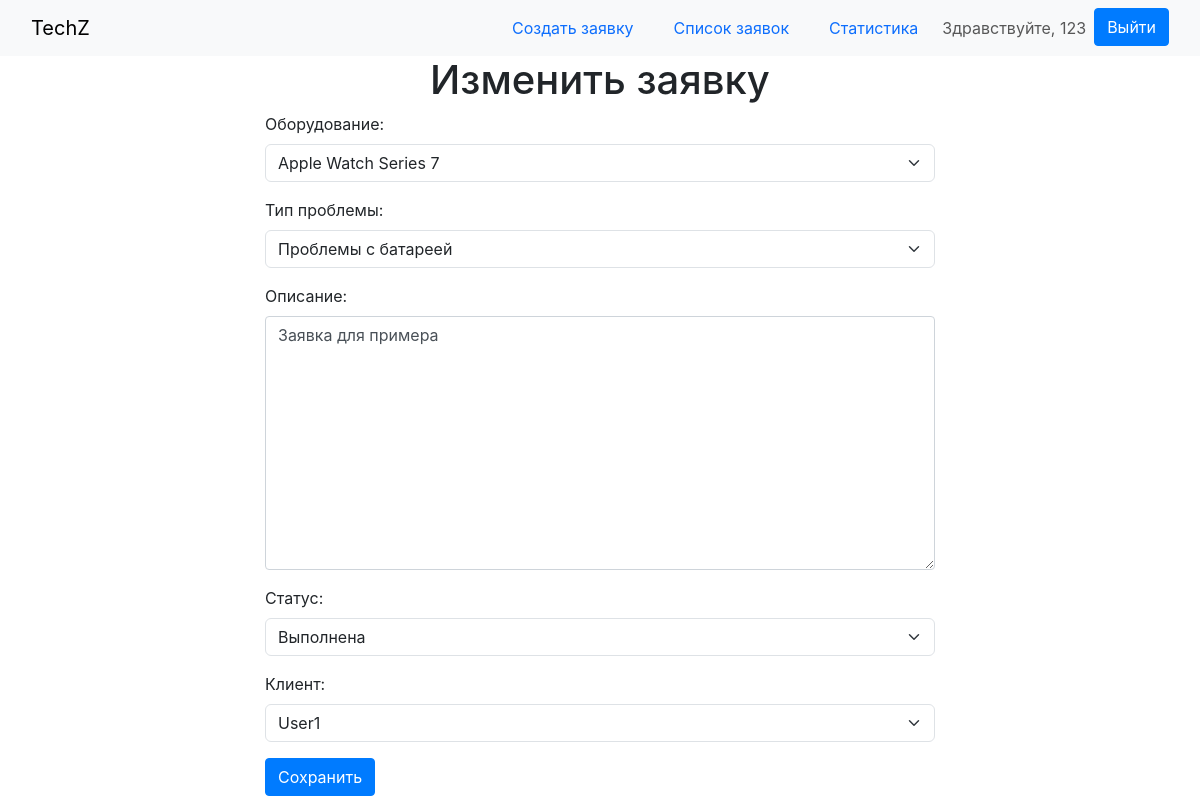
The page /tech/requests/17/edit (signed in) on the database its author committed.
### tech/models.py (models this page shows, shortened)
class Request(models.Model):
    number = models.AutoField(primary_key=True, verbose_name='Номер заявки')
    date_added = models.DateField(auto_now_add=True, verbose_name='Дата добавления')
    equipment = models.ForeignKey(Equipment, on_delete=models.CASCADE, verbose_name='Оборудование')
    issue_type = models.ForeignKey(IssueType, on_delete=models.CASCADE, verbose_name='Тип проблемы')
    description = models.TextField(verbose_name='Описание')
    client = models.ForeignKey(UserProfile, limit_choices_to={'role': 'user', 'user__is_staff': False},
                               on_delete=models.CASCADE, verbose_name='Клиент')
    status_choices = [
        ('pending', 'В ожидании'),
        ('in_progress', 'В работе'),
        ('completed', 'Выполнена'),
    ]
    status = models.CharField(max_length=20, choices=status_choices, default='pending', verbose_name='Статус')
    date_closed = models.DateField(null=True, blank=True, verbose_name='Дата закрытия')
    class Meta:
        verbose_name = 'Заявка'
        verbose_name_plural = 'Заявки'

### tech/views.py (the view)
# urls.py: path('requests/<int:pk>/edit', views.edit_request, name='edit_request'),
@login_required(login_url='login')
@user_passes_test(is_admin, login_url='login')
def edit_request(request, pk):
    request_obj = get_object_or_404(Request, pk=pk)
    if request.method == 'POST':
        form = RequestForm(request.POST, instance=request_obj)
        if form.is_valid():
            form.instance.client = form.cleaned_data.get('client')
            form.save()
            return redirect('request_detail', pk=pk)
    else:
        form = RequestForm(instance=request_obj)
        form.fields['client'].initial = request_obj.client
    return render(request, 'edit_request.html', {'form': form, 'request_obj': request_obj})

### tech/forms.py
class RequestForm(forms.ModelForm):
    equipment = forms.ModelChoiceField(
        queryset=Equipment.objects.all(),
        label='Оборудование:',
        widget=forms.Select(attrs={'class': 'form-select'})
    )
    issue_type = forms.ModelChoiceField(
        queryset=IssueType.objects.all(),
        label='Тип проблемы:',
        widget=forms.Select(attrs={'class': 'form-select'})
    )
    description = forms.CharField(
        widget=forms.Textarea(attrs={'class': 'form-control'}),
        label='Описание:'
    )
    status = forms.ChoiceField(
        choices=Request.status_choices,
        label='Статус:',
        widget=forms.Select(attrs={'class': 'form-select'})
    )
    client = forms.ModelChoiceField(
        queryset=UserProfile.objects.filter(role='user'),
        label='Клиент:',
        widget=forms.Select(attrs={'class': 'form-select'})
    )
    class Meta:
        model = Request
        fields = ['equipment', 'issue_type', 'description', 'status']

### tech/models.py (called while the page is built)
    def __str__(self):
        return self.user.username

    def __str__(self):
        return self.name

    def __str__(self):
        return self.name

### tech/views.py (called while the page is built)
def is_admin(user):
    return user.is_authenticated and user.userprofile.role == 'admin'

### templates/edit_request.html (shortened to what this page needs)
{% extends 'base.html' %}
{% block content %}
    <h1 class="text-center">Изменить заявку</h1>
    <form method="post" class="form">
        {{ form.as_p }}
        <button type="submit" class="btn btn-primary">Сохранить</button>
    </form>
{% endblock %}

### templates/base.html (shortened to what this page needs)
<!DOCTYPE html>
<html lang="en">
<head>
    {% load bootstrap5 %}
    {% bootstrap_css %}
    <link rel="stylesheet" href="https://stackpath.bootstrapcdn.com/bootstrap/4.3.1/css/bootstrap.min.css"
>
</head>
<body>
<nav class="navbar bg-body-tertiary">
    <div class="container-fluid">
        <a class="navbar-brand" href="{% url 'index' %}">TechZ</a>
        <ul class="nav nav-pills nav-fill gap-2">
            {% if user.is_authenticated and user.userprofile.role == 'admin' %}
                <li class="nav-item">
                    <a class="nav-link" href="{% url 'create_request' %}">Создать заявку</a>
                </li>
                <li class="nav-item">
                    <a class="nav-link" href="{% url 'request_list' %}">Список заявок</a>
                </li>
                <li class="nav-item">
                    <a class="nav-link" href="{% url 'statistics' %}">Статистика</a>
                </li>
            {% elif user.is_authenticated and user.userprofile.role == 'ispolnitel' %}
                <li class="nav-item">
                    <a class="nav-link" href="{% url 'jobs' %}">Мои заявки</a>
                </li>
            {% endif %}
            {% if user.is_authenticated %}
                <li class="navbar-text">
                    Здравствуйте, {{ user.username }}
                </li>
                <li class="nav-item">
                    <a class="btn btn-primary" href="{% url 'logout' %}">Выйти</a>
                </li>
            {% endif %}
        </ul>
    </div>
</nav>
<div class="container" style="max-width: 700px">
    {% block content %}{% endblock %}
</div>
</body>
</html>

### rows shown on the page
Request: equipment "Apple Watch Series 7", issue_type "Проблемы с батареей", description "Заявка для примера", status "Выполнена", client "User1"

### other values the page prints
{{ user.username }} "123"
